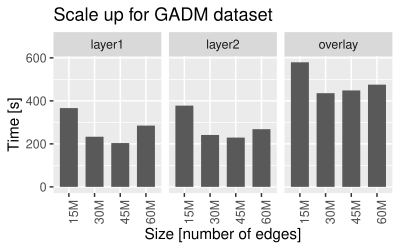

Write R code to recreate this figure.
library(tidyverse)
setwd("~/Documents/Papers/SDCEL/figures/experiments/")

data0 = enframe(read_lines("GADM_scaleup_v04.txt"), value="line")

data1 = data0 %>%
  filter(str_detect(line, 'TIME')) 

fields1 = c("ts","start","appId","time","tag","stage","data")
fields2 = c("dataset", "tolerance", "overlay_method", "overlay_level", "partitions", "nodes", "run")
fields3 = c(NA, NA, "size")
data2 = data1 %>% 
  separate(sep = "\\|", col = "line", into = fields1, extra = "drop") %>%
  separate(sep = "_"  , col = "data", into = fields2, extra = "drop") %>%
  separate(sep = "/"  , col = "dataset", into = fields3, extra = "drop") %>%
  filter(stage == "layer1" | stage == "layer2" | stage == "overlay") %>%
  select(time, stage, size) %>%
  mutate(time = as.numeric(time) / 1000.0, size = as.factor(size)) %>%
  mutate(size = recode_factor(size, S0 = "15M", S1 = "30M", S2 = "45M", S3 = "60M"))

size_labels = c("15M", "30M", "45M", "60M")
data3 = data2 %>%
  group_by(size, stage) %>% summarise(time = mean(time))  %>%
  mutate(size = fct_relevel(size, size_labels))

write_tsv(data3, "GADM_scaleup.tsv")

p = ggplot(data3, aes(x = size, y = time)) + 
  geom_col(width = 0.7, position="dodge") + 
  theme(axis.text.x = element_text(angle = 90, hjust = 1)) +
  labs(x="Size [number of edges]", y="Time [s]", title=paste0("Scale up for GADM dataset")) +
  facet_wrap(~ stage)
plot(p)

ggsave(paste0("GADM_scaleup.pdf"), width = 4, height = 2.5)
